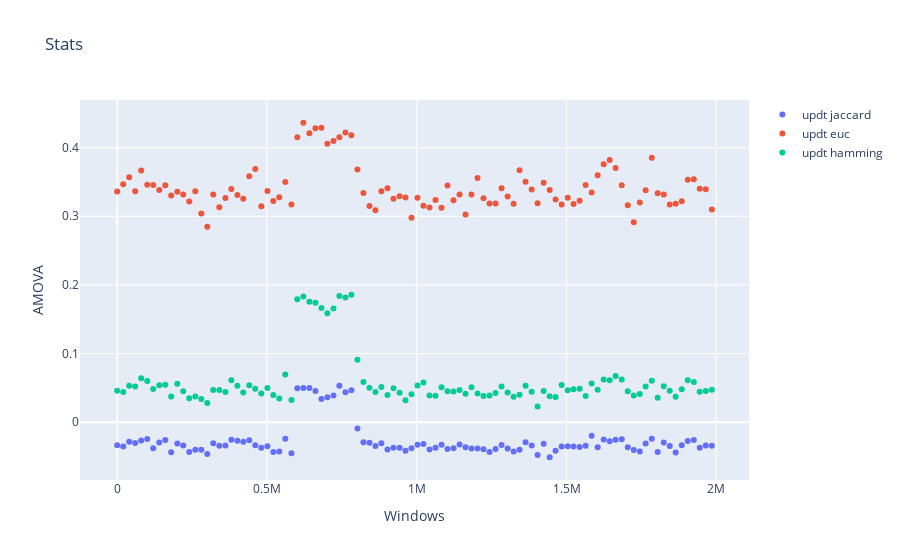

The notebook cell this image was saved under:
### Code cell
AMOVA_stats= [[[Chr,wind,*Results[Chr][wind]] for wind in Results[Chr].keys()] for Chr in Results.keys()]
AMOVA_stats= np.array([y for y in it.chain(*AMOVA_stats)])

Names= ['updt jaccard','updt euc','updt hamming']

fig_data= [go.Scatter(
    x= AMOVA_stats[:,1],
    y= AMOVA_stats[:,x],
    mode= 'markers',
    name= Names[x - 3]
) for x in range(3,6)]

layout = go.Layout(
    title= 'Stats',
    yaxis=dict(
        title='AMOVA'),
    xaxis=dict(
        title='Windows')
)

fig= go.Figure(data=fig_data, layout=layout)
iplot(fig)
